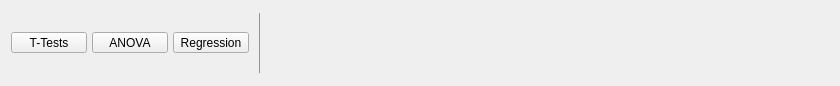
<?xml version="1.0" encoding="UTF-8"?>
<ui version="4.0">
 <class>RibbonBain</class>
 <widget class="QWidget" name="RibbonBain">
  <property name="geometry">
   <rect>
    <x>0</x>
    <y>0</y>
    <width>840</width>
    <height>86</height>
   </rect>
  </property>
  <property name="windowTitle">
   <string>Form</string>
  </property>
  <layout class="QGridLayout" name="gridLayout_7">
   <property name="topMargin">
    <number>4</number>
   </property>
   <property name="rightMargin">
    <number>0</number>
   </property>
   <property name="bottomMargin">
    <number>4</number>
   </property>
   <property name="horizontalSpacing">
    <number>0</number>
   </property>
   <item row="0" column="6">
    <spacer name="horizontalSpacer">
     <property name="orientation">
      <enum>Qt::Horizontal</enum>
     </property>
     <property name="sizeHint" stdset="0">
      <size>
       <width>61</width>
       <height>20</height>
      </size>
     </property>
    </spacer>
   </item>
   <item row="0" column="3">
    <widget class="QWidget" name="otherPanel" native="true">
     <layout class="QGridLayout" name="gridLayout_5">
      <property name="leftMargin">
       <number>0</number>
      </property>
      <property name="topMargin">
       <number>6</number>
      </property>
      <property name="rightMargin">
       <number>0</number>
      </property>
      <property name="bottomMargin">
       <number>6</number>
      </property>
      <property name="verticalSpacing">
       <number>3</number>
      </property>
      <item row="0" column="0">
       <widget class="QWidget" name="widget_11" native="true">
        <layout class="QGridLayout" name="gridLayout_6">
         <property name="leftMargin">
          <number>0</number>
         </property>
         <property name="topMargin">
          <number>0</number>
         </property>
         <property name="rightMargin">
          <number>0</number>
         </property>
         <property name="bottomMargin">
          <number>0</number>
         </property>
         <property name="horizontalSpacing">
          <number>5</number>
         </property>
        </layout>
       </widget>
      </item>
     </layout>
    </widget>
   </item>
   <item row="0" column="1">
    <widget class="QWidget" name="mainPanel" native="true">
     <layout class="QGridLayout" name="gridLayout_2">
      <property name="leftMargin">
       <number>0</number>
      </property>
      <property name="topMargin">
       <number>6</number>
      </property>
      <property name="rightMargin">
       <number>0</number>
      </property>
      <property name="bottomMargin">
       <number>6</number>
      </property>
      <property name="verticalSpacing">
       <number>3</number>
      </property>
      <item row="0" column="0">
       <widget class="QWidget" name="widget_10" native="true">
        <layout class="QGridLayout" name="gridLayout_3">
         <property name="leftMargin">
          <number>0</number>
         </property>
         <property name="topMargin">
          <number>0</number>
         </property>
         <property name="rightMargin">
          <number>0</number>
         </property>
         <property name="bottomMargin">
          <number>0</number>
         </property>
         <property name="horizontalSpacing">
          <number>5</number>
         </property>
         <item row="0" column="0">
          <widget class="RibbonButton" name="ttestButton">
           <property name="minimumSize">
            <size>
             <width>76</width>
             <height>0</height>
            </size>
           </property>
           <property name="text">
            <string>T-Tests</string>
           </property>
           <property name="icon">
            <iconset resource="../resources/icons.qrc">
             <normaloff>:/icons/analysis-bayesian-ttest.svg</normaloff>:/icons/analysis-bayesian-ttest.svg</iconset>
           </property>
           <property name="iconSize">
            <size>
             <width>37</width>
             <height>28</height>
            </size>
           </property>
           <property name="popupMode">
            <enum>QToolButton::InstantPopup</enum>
           </property>
           <property name="toolButtonStyle">
            <enum>Qt::ToolButtonTextUnderIcon</enum>
           </property>
          </widget>
         </item>
         <item row="0" column="2">
          <widget class="RibbonButton" name="regressionButton">
           <property name="minimumSize">
            <size>
             <width>76</width>
             <height>0</height>
            </size>
           </property>
           <property name="text">
            <string>Regression</string>
           </property>
           <property name="icon">
            <iconset resource="../resources/icons.qrc">
             <normaloff>:/icons/analysis-bayesian-crosstabs.svg</normaloff>:/icons/analysis-bayesian-crosstabs.svg</iconset>
           </property>
           <property name="iconSize">
            <size>
             <width>37</width>
             <height>28</height>
            </size>
           </property>
           <property name="popupMode">
            <enum>QToolButton::InstantPopup</enum>
           </property>
           <property name="toolButtonStyle">
            <enum>Qt::ToolButtonTextUnderIcon</enum>
           </property>
          </widget>
         </item>
         <item row="0" column="1">
          <widget class="RibbonButton" name="anovaButton">
           <property name="minimumSize">
            <size>
             <width>76</width>
             <height>0</height>
            </size>
           </property>
           <property name="text">
            <string>ANOVA</string>
           </property>
           <property name="icon">
            <iconset resource="../resources/icons.qrc">
             <normaloff>:/icons/analysis-bayesian-regression.svg</normaloff>:/icons/analysis-bayesian-regression.svg</iconset>
           </property>
           <property name="iconSize">
            <size>
             <width>37</width>
             <height>28</height>
            </size>
           </property>
           <property name="popupMode">
            <enum>QToolButton::InstantPopup</enum>
           </property>
           <property name="toolButtonStyle">
            <enum>Qt::ToolButtonTextUnderIcon</enum>
           </property>
          </widget>
         </item>
        </layout>
       </widget>
      </item>
     </layout>
    </widget>
   </item>
   <item row="0" column="0">
    <widget class="QWidget" name="widget" native="true">
     <layout class="QGridLayout" name="gridLayout">
      <property name="leftMargin">
       <number>0</number>
      </property>
      <property name="topMargin">
       <number>6</number>
      </property>
      <property name="rightMargin">
       <number>0</number>
      </property>
      <property name="bottomMargin">
       <number>6</number>
      </property>
      <property name="verticalSpacing">
       <number>3</number>
      </property>
      <item row="0" column="0">
       <widget class="QWidget" name="widget_9" native="true">
        <layout class="QGridLayout" name="gridLayout_4">
         <property name="leftMargin">
          <number>0</number>
         </property>
         <property name="topMargin">
          <number>0</number>
         </property>
         <property name="rightMargin">
          <number>0</number>
         </property>
         <property name="bottomMargin">
          <number>0</number>
         </property>
        </layout>
       </widget>
      </item>
     </layout>
    </widget>
   </item>
   <item row="0" column="2">
    <widget class="QWidget" name="sep2" native="true">
     <property name="styleSheet">
      <string notr="true">QWidget { color : #929292 ; }</string>
     </property>
     <layout class="QGridLayout" name="gridLayout_9">
      <item row="0" column="0">
       <widget class="Line" name="line2">
        <property name="frameShadow">
         <enum>QFrame::Plain</enum>
        </property>
        <property name="orientation">
         <enum>Qt::Vertical</enum>
        </property>
       </widget>
      </item>
     </layout>
    </widget>
   </item>
  </layout>
  <zorder>widget</zorder>
  <zorder>mainPanel</zorder>
  <zorder>otherPanel</zorder>
  <zorder>sep2</zorder>
 </widget>
 <customwidgets>
  <customwidget>
   <class>RibbonButton</class>
   <extends>QToolButton</extends>
   <header>widgets/ribbonbutton.h</header>
  </customwidget>
 </customwidgets>
 <resources>
  <include location="../resources/icons.qrc"/>
  <include location="../resources/icons.qrc"/>
 </resources>
 <connections/>
 <slots>
  <slot>itemSelected()</slot>
  <slot>menuItemSelected()</slot>
 </slots>
</ui>
